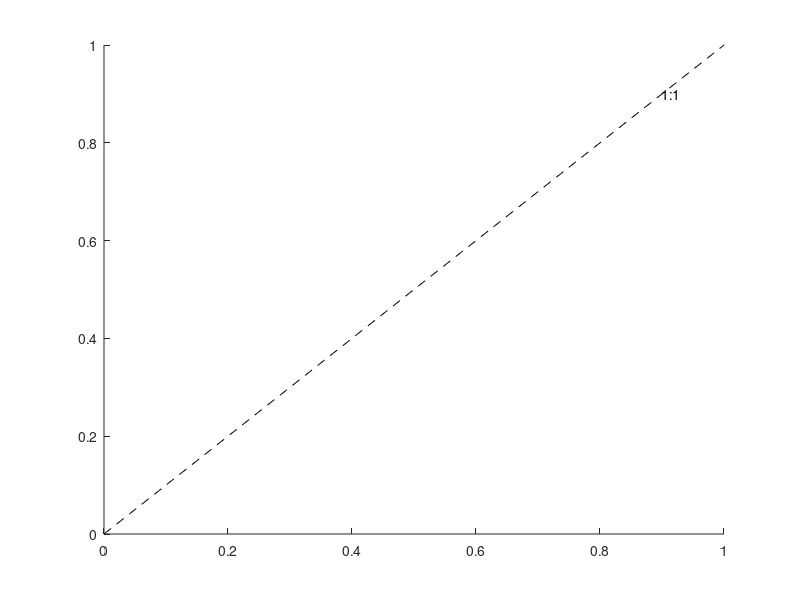

The MATLAB script that drew this image:
function hline = plot11(h,lim)
% function hline = plot11(h,lim)
% Plots a 1:1 correlation line, typically on a scatter plot.
%
% INPUTS (all optional)
% h: handle for axes to plot on. Default is current axes.
% lim: two-element vector specifying lower and upper limits. default is current XLim.
%
% OUTPUT hline (optional) is the handle for the line.
%
% 20160321 GMW

if nargin==0
    h = gca;
end

if nargin<2
    lim = get(h,'xlim');
end

hold(h,'on')
h11 = plot(h,lim,lim,'k--');
text(0.9,0.9,'1:1')

if nargout
    hline = h11;
end